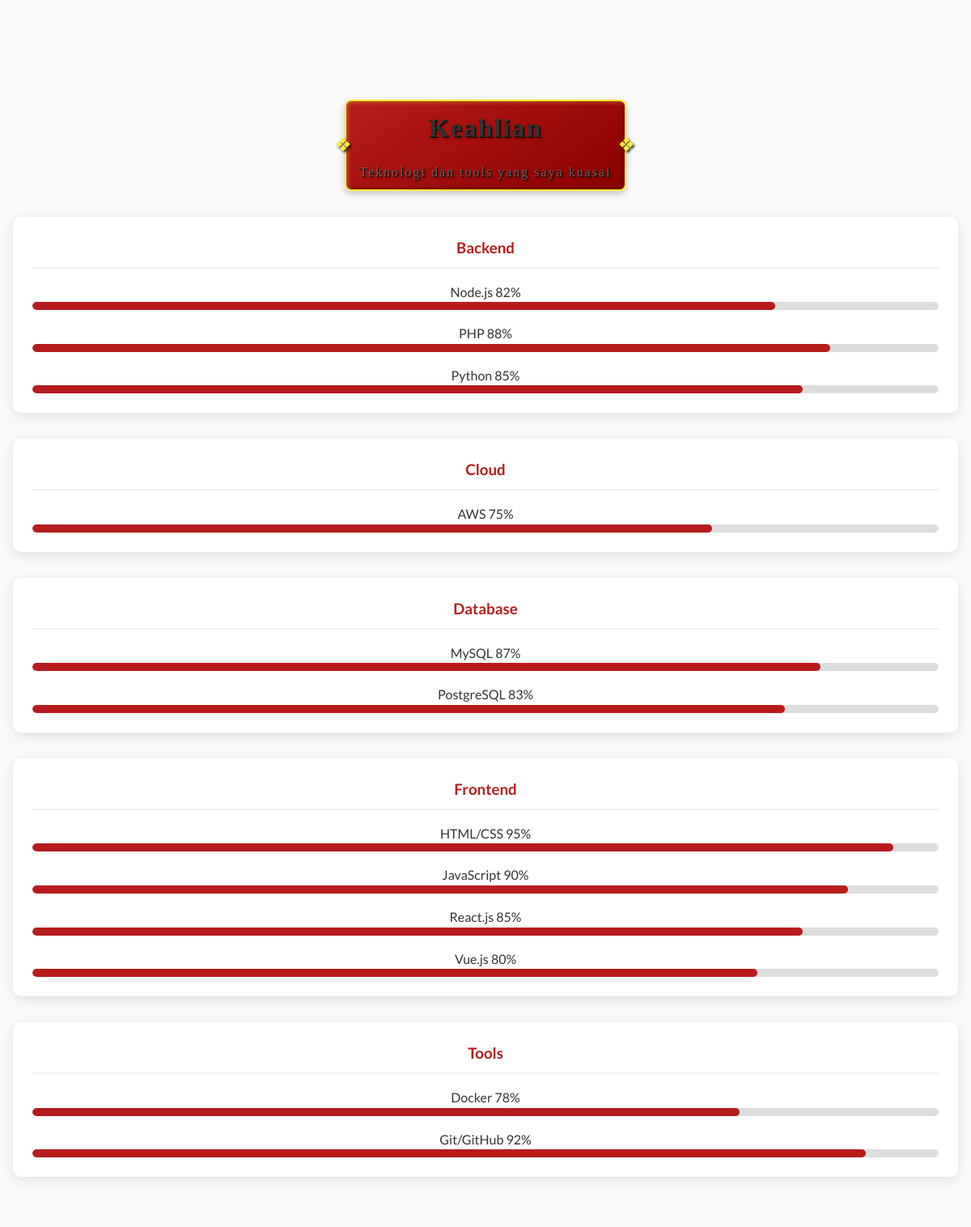
Before: / (middle part) with the older database file.
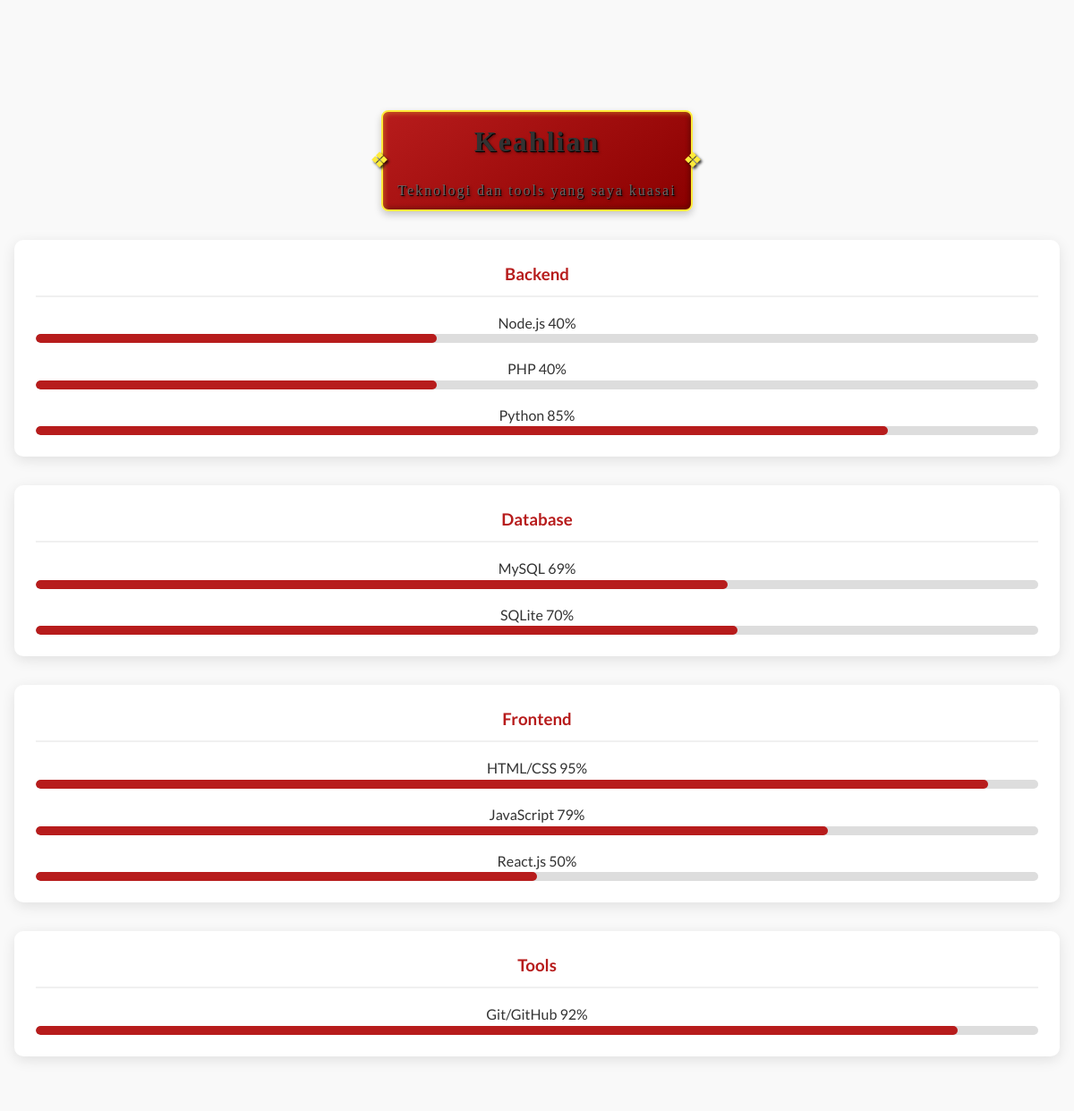
After: the same page with the newer database file.
### tables this page shows
CREATE TABLE skills (
        id INTEGER PRIMARY KEY AUTOINCREMENT,
        name TEXT NOT NULL,
        percentage INTEGER NOT NULL,
        category TEXT NOT NULL,
        created_at DATETIME DEFAULT CURRENT_TIMESTAMP
    );

### index.php (the view, shortened to what this page needs)
<?php
include 'header.php';
require_once 'database/init_db.php';
try {
    $stmt = $pdo->query("SELECT * FROM skills ORDER BY category, name");
    $skills = $stmt->fetchAll(PDO::FETCH_ASSOC);
} catch (PDOException $e) {
    $profile = [
        'name' => 'Revolutionary Developer',
        'title' => 'Full Stack Developer & Digital Innovator',
        'bio' => 'Seorang developer passionate yang berfokus pada inovasi digital',
        'image_url' => 'img/profile.png',
        'email' => 'admin@revolutionary.dev',
        'phone' => '+62 812-3456-7890',
        'location' => 'Jakarta, Indonesia'
    ];
    $skills = [];
    $experiences = [];
    $education = [];
    $recent_articles = [];
    $activities = [];
    $portfolio_items = [];
}
?>
<section class="section skills" id="skills">
    <div class="container">
        <div class="section-title">
            <h2>Keahlian</h2>
            <p>Teknologi dan tools yang saya kuasai</p>
        </div>
        <?php if (!empty($skills)): ?>
        <div class="skills-container">
            <?php
            $skill_categories = [];
            foreach ($skills as $skill) {
                $skill_categories[$skill['category']][] = $skill;
            }
            ?>
            <?php foreach ($skill_categories as $category => $category_skills): ?>
            <div class="skill-category">
                <h3><?php echo htmlspecialchars($category); ?></h3>
                <div class="skills-grid">
                    <?php foreach ($category_skills as $skill): ?>
                    <div class="skill-item">
                        <div class="skill-header">
                            <span class="skill-name"><?php echo htmlspecialchars($skill['name']); ?></span>
                            <span class="skill-percentage"><?php echo intval($skill['percentage']); ?>%</span>
                        </div>
                        <div class="skill-bar">
                            <div class="skill-progress" style="width: <?php echo intval($skill['percentage']); ?>%" data-percentage="<?php echo intval($skill['percentage']); ?>"></div>
                        </div>
                    </div>
                    <?php endforeach; ?>
                </div>
            </div>
            <?php endforeach; ?>
        </div>
        <?php else: ?>
        <p class="no-data">Data keahlian belum tersedia.</p>
        <?php endif; ?>
    </div>
</section>
<?php include 'footer.php'; ?>

### header.php (shortened to what this page needs)
<!DOCTYPE html>
<html lang="id">
  <head>
    <link
      href="https://unpkg.com/boxicons@2.1.1/css/boxicons.min.css"
      rel="stylesheet"
    />
    <link rel="stylesheet" href="assets/css/style.css" />
  </head>
  <body>
    <main>
  </body>
</html>

### footer.php (shortened to what this page needs)
  </body>
</html>

### assets/css/style.css (style rules this page uses)
* { margin: 0; padding: 0; box-sizing: border-box; }
html { scroll-behavior: smooth; }
body { font-family: "Lato", sans-serif; background-color: #f9f9f9; color: #333; line-height: 1.6; }
.container { max-width: 1200px; margin: 0 auto; padding: 0 1rem; }
.section { padding: 100px 0 60px; }
.section-title { text-align: center; font-size: 1.8rem; margin-bottom: 1rem; color: #fff; font-family: "Georgia", "Times New Roman", serif; position: relative; padding: 8px 16px; background: linear-gradient(145deg, #b71c1c, #8b0000); border-radius: 8px; border: 2px solid #ffeb3b; box-shadow: inset 2px 2px 5px rgba(255, 235, 59, 0.3), inset -2px -2px 5px rgba(0, 0, 0, 0.3), 0 4px 8px rgba(0, 0, 0, 0.2); text-shadow: 1px 1px 0 #000, 2px 2px 3px rgba(0, 0, 0, 0.5); letter-spacing: 2px; display: block; transition: all 0.3s ease; margin: 0 auto 2rem; width: fit-content; }
.section-title::before { content: "❖"; position: absolute; left: -15px; top: 50%; transform: translateY(-50%); color: #ffeb3b; font-size: 1.5rem; text-shadow: 2px 2px 3px rgba(0, 0, 0, 0.8); }
.section-title::after { content: "❖"; position: absolute; right: -15px; top: 50%; transform: translateY(-50%); color: #ffeb3b; font-size: 1.5rem; text-shadow: 2px 2px 3px rgba(0, 0, 0, 0.8); }
.skill-bar { background: #ddd; border-radius: 20px; overflow: hidden; height: 10px; width: 100%; }
.skill-progress { background: #b71c1c; height: 100%; border-radius: 20px; transition: width 0.5s ease-in-out; }
.section { padding: 4rem 0; margin-top: 70px; text-align: center; }
.section-title { text-align: center; margin-bottom: 2rem; display: flex; justify-content: center; align-items: center; flex-direction: column; }
.section-title h2 { font-size: 2rem; color: #333; margin-bottom: 1rem; font-weight: 700; text-align: center; }
.section-title p { font-size: 1rem; color: #666; max-width: 600px; margin: 0 auto; text-align: center; line-height: 1.6; }
.skills-container { display: grid; gap: 2rem; }
.skill-category { background: #fff; padding: 1.5rem; border-radius: 10px; box-shadow: 0 4px 15px rgba(0, 0, 0, 0.1); }
.skill-category h3 { color: #b71c1c; margin-bottom: 1rem; padding-bottom: 0.5rem; border-bottom: 2px solid #f0f0f0; }
.skills-grid { display: grid; gap: 1rem; }

Changed rows visible on the page:
removed skills: name "AWS", percentage "75", shown under "Cloud"
removed skills: name "Vue.js", percentage "80", shown under "Frontend"
removed skills: name "Docker", percentage "78", shown under "Tools"
changed skills "Node.js": percentage "82" → "40"
changed skills "PHP": percentage "88" → "40"
changed skills "MySQL": percentage "87" → "69"
changed skills: name "PostgreSQL" → "SQLite"; percentage "83" → "70"
changed skills "JavaScript": percentage "90" → "79"
changed skills "React.js": percentage "85" → "50"
Other visible differences:
list line gone: "Cloud"
